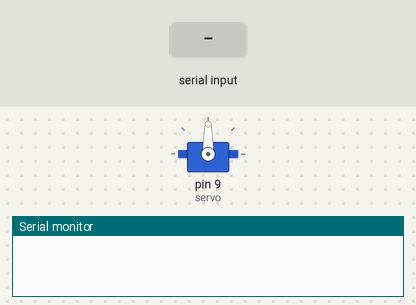
Bench run of a sketch on a simulated Arduino Uno, built with avr-gcc and run on an emulated ATmega328P. Shown: servo, the last lines printed to the serial monitor. The test bench sets the inputs (shaded band).

Above: at 1.2 s.
1.3 s: "left" received over the second serial link
At 2.8 s:
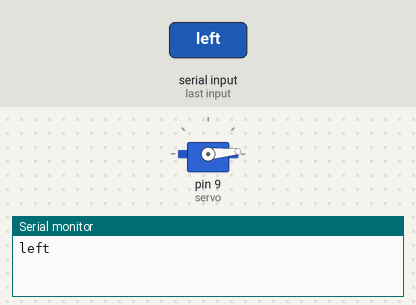
3.8 s: "right" received over the second serial link
At 5.5 s:
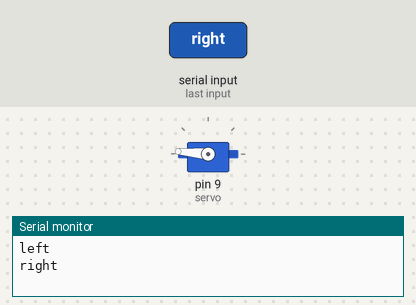
6.3 s: "center" received over the second serial link
At 8.2 s:
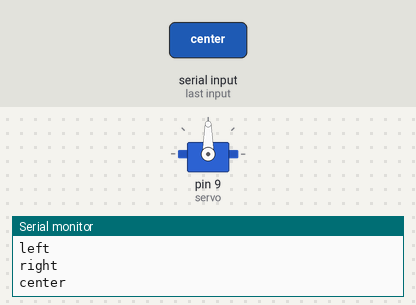
Timing chart, 0 to 9.7 s (numbered marks = the images above; inputs shaded):
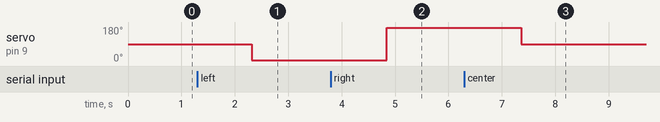

The sketch:

teste_comunica__o_serial_bt_100314.ino
```cpp
#include<SoftwareSerial.h>;
#include<Servo.h>;

Servo servo;
SoftwareSerial btCom(10,11);

void setup(){

  Serial.begin(9600);
  btCom.begin(9600);
  servo.attach(9);


}

void loop(){

  String comando;
  if(btCom.available()){
    btCom.print("Aguardando comando:");
    comando = btCom.readString();
    Serial.println(comando);

    if(comando == "left"){
      servo.write(5);
    }
    if(comando == "center"){
      servo.write(90);
    }
    if(comando == "right"){
      servo.write(175);
    }
    delay(500);


  }
  delay(100);


}
```

Measured:
- after the input at 1.3 s, servo on pin 9 (servo): 90° → 5° after 1.0 s
- after the input at 3.8 s, servo on pin 9 (servo): 5° → 175° after 1.0 s
- after the input at 6.3 s, servo on pin 9 (servo): 175° → 90° after 1.1 s
